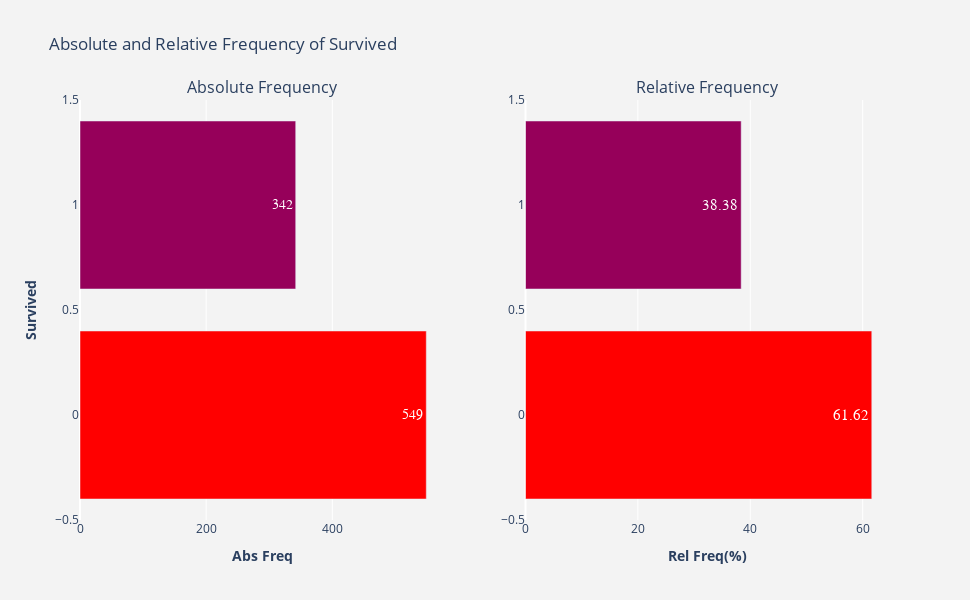

This figure's notebook cell:
### Markdown cell above
###  4.1.1 Survived <a id="4.1.1"></a>

### Code cell
"""Plot number of survivors and victims in absolute and relative scale in the tragedy."""
plotFrequency(merged.Survived)

### Figure 1 — Plotly figure (JSON) as saved in the notebook; plotly's stock layout.template omitted (floating-point values rounded to 4 significant figures)
{"data": [{"hoverinfo": "x+y", "marker": {"color": [549, 342], "colorscale": [[0, "rgb(150,0,90)"], [0.125, "rgb(0,0,200)"], [0.25, "rgb(0,25,255)"], [0.375, "rgb(0,152,255)"], [0.5, "rgb(44,255,150)"], [0.625, "rgb(151,255,0)"], [0.75, "rgb(255,234,0)"], [0.875, "rgb(255,111,0)"], [1, "rgb(255,0,0)"]]}, "name": "Abs Freq", "orientation": "h", "text": [549, 342], "textfont": {"family": "sans serif", "size": 14}, "textposition": "auto", "type": "bar", "x": [549, 342], "xaxis": "x", "y": [0, 1], "yaxis": "y"}, {"hoverinfo": "x+y", "marker": {"color": [61.62, 38.38], "colorscale": [[0, "rgb(150,0,90)"], [0.125, "rgb(0,0,200)"], [0.25, "rgb(0,25,255)"], [0.375, "rgb(0,152,255)"], [0.5, "rgb(44,255,150)"], [0.625, "rgb(151,255,0)"], [0.75, "rgb(255,234,0)"], [0.875, "rgb(255,111,0)"], [1, "rgb(255,0,0)"]]}, "name": "Rel Freq(%)", "orientation": "h", "text": [61.62, 38.38], "textfont": {"family": "sans serif", "size": 15}, "textposition": "auto", "type": "bar", "x": [61.62, 38.38], "xaxis": "x2", "y": [0, 1], "yaxis": "y2"}], "layout": {"annotations": [{"font": {"size": 16}, "showarrow": false, "text": "Absolute Frequency", "x": 0.225, "xanchor": "center", "xref": "paper", "y": 1, "yanchor": "bottom", "yref": "paper"}, {"font": {"size": 16}, "showarrow": false, "text": "Relative Frequency", "x": 0.775, "xanchor": "center", "xref": "paper", "y": 1, "yanchor": "bottom", "yref": "paper"}], "height": 600, "hovermode": "closest", "paper_bgcolor": "rgb(243, 243, 243)", "plot_bgcolor": "rgb(243, 243, 243)", "showlegend": false, "title": {"text": "Absolute and Relative Frequency of Survived"}, "width": 970, "xaxis": {"anchor": "y", "domain": [0, 0.45], "title": {"text": "<b>Abs Freq</b>"}}, "xaxis2": {"anchor": "y2", "domain": [0.55, 1], "title": {"text": "<b>Rel Freq(%)</b>"}}, "yaxis": {"anchor": "x", "domain": [0, 1], "title": {"text": "<b>Survived</b>"}}, "yaxis2": {"anchor": "x2", "domain": [0, 1]}}}
